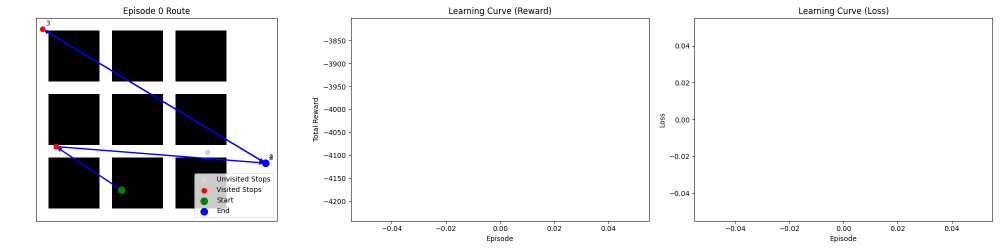
#> input picture tsp-project/src/training_progress/episode_0.png, 2000 x 500 px (shown at 1/2 size)
$ python -i obstacle_avoidance.py   (imports and definitions only)
#> lines starting #> are read from the running program, lines starting #| are printed output that depends on the picture; after the words box and inside, x2 and y2 are one past the last pixel; in counts of white or black regions, pixels touching at a corner belong together
#> further down, picture is the input picture: shape (500, 2000, 3); mean B, G, R 229.1, 228.3, 228.3
import cv2
import numpy as np
from typing import List, Tuple
from .environment import RealWorldEnvironment


class ObstacleDetector:
    """
    Obstacle detection using computer vision
    Integrates with environment mapping
    """

    def __init__(self, camera_width=224, camera_height=224, min_obstacle_distance=0.5):
        self.camera_width = camera_width
        self.camera_height = camera_height
        self.min_obstacle_distance = min_obstacle_distance  # meters

        # Camera parameters (adjust based on your camera)
        self.camera_fov_horizontal = 62.2  # degrees
        self.camera_fov_vertical = 48.8  # degrees

    # [47 lines left out: function detect_obstacles_from_depth, not called in this run]

    def detect_obstacles_from_rgb(
        self, rgb_image: np.ndarray
    ) -> List[Tuple[int, int, int, int]]:
        """
        Detect obstacles from RGB image using edge detection

        Args:
            rgb_image: RGB image

        Returns:
            List of bounding boxes (x, y, w, h) of detected obstacles
        """
        # Convert to grayscale
        gray = cv2.cvtColor(rgb_image, cv2.COLOR_BGR2GRAY)

        # Edge detection
        edges = cv2.Canny(gray, 50, 150)
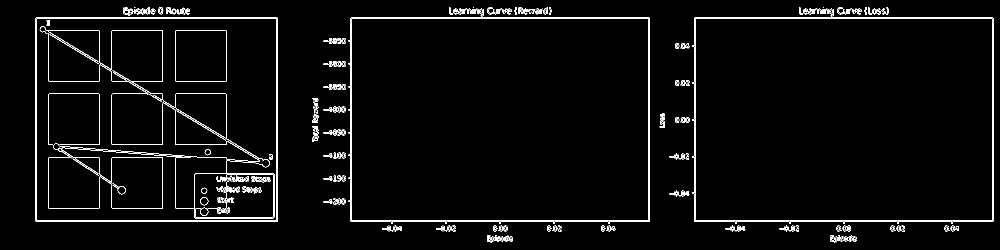
#> edges: shape (500, 2000) (shown at 1/2 size); 2.7% white in thin lines or dots

        # Morphological operations to connect edges
        kernel = np.ones((3, 3), np.uint8)
        edges = cv2.morphologyEx(edges, cv2.MORPH_CLOSE, kernel)
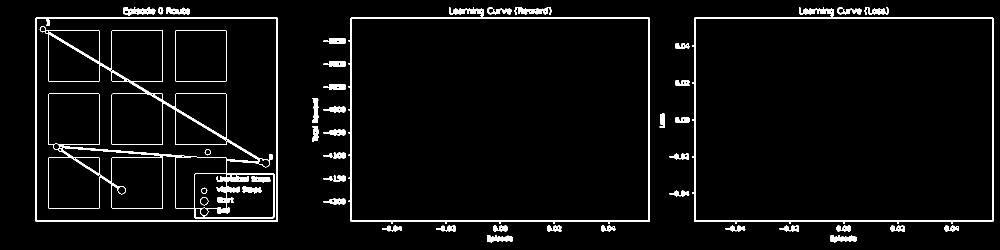
#> edges: shape (500, 2000) (shown at 1/2 size); 4.2% white; 47 white regions

        # Find contours
        contours, _ = cv2.findContours(
            edges, cv2.RETR_EXTERNAL, cv2.CHAIN_APPROX_SIMPLE
        )
#> contours = 40 contours; largest, box (x1, y1, x2, y2) and area: (697, 14, 1300, 448) 244630, (1384, 14, 1987, 448) 244603, (71, 35, 556, 444) 197470, (247, 14, 311, 32) 618, (1029, 14, 1103, 30) 572

        obstacles = []
        for contour in contours:
            if cv2.contourArea(contour) > 200:  # Filter small objects
                x, y, w, h = cv2.boundingRect(contour)

                # Filter by position (obstacles should be in lower part of image)
                if y + h > self.camera_height * 0.3:
                    obstacles.append((x, y, w, h))
#> this loop made 40 passes
#> (x, y, w, h) on passes 1, 2, 4, 5, 6, 7, 9, 10, 11, 12, 13, 14: (1661, 470, 52, 15), (974, 470, 52, 15), (1781, 451, 29, 12), (1673, 451, 29, 12), (1559, 451, 39, 12), (1451, 451, 40, 12), (1094, 451, 29, 12), (986, 451, 29, 12), (872, 451, 39, 12), (764, 451, 40, 12), (647, 397, 44, 12), (1339, 381, 40, 12)
#> after the loop, obstacles = 27 items, first 6: (1661, 470, 52, 15), (974, 470, 52, 15), (1781, 451, 29, 12), (1673, 451, 29, 12), (1559, 451, 39, 12), (1451, 451, 40, 12)

        return obstacles

    # [56 lines left out: functions _pixel_to_world_position, is_path_clear, not called in this run]

>>> import cv2
>>> picture = cv2.imread('../../../tsp-project/src/training_progress/episode_0.png')
>>> result = ObstacleDetector().detect_obstacles_from_rgb(picture)
#> result has the same summary as obstacles in detect_obstacles_from_rgb

$ run again, on tsp-project/src/training_progress/episode_100.png
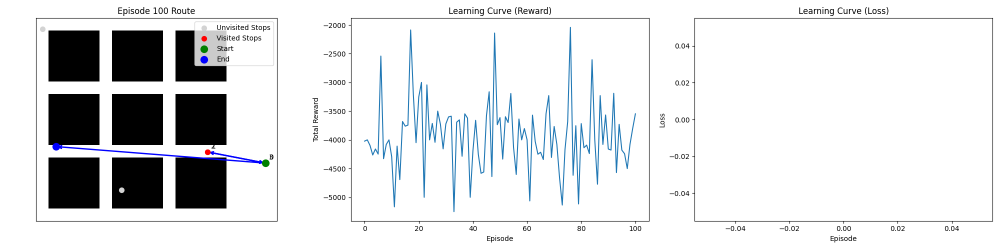
#> input picture tsp-project/src/training_progress/episode_100.png, 2000 x 500 px (shown at 1/2 size)
#> picture is the input picture: shape (500, 2000, 3); mean B, G, R 227.7, 226.3, 224.8
#> in detect_obstacles_from_rgb, `edges = cv2.Canny(gray, 50, 150)`:
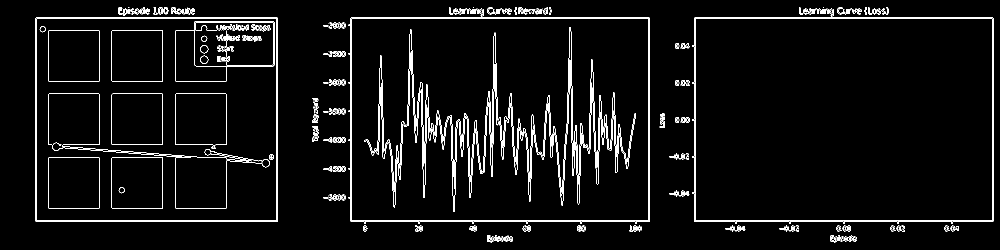
#> edges: shape (500, 2000) (shown at 1/2 size); 3.9% white in thin lines or dots
#> in detect_obstacles_from_rgb, `edges = cv2.morphologyEx(edges, cv2.MORPH_CLOSE, kernel)`:
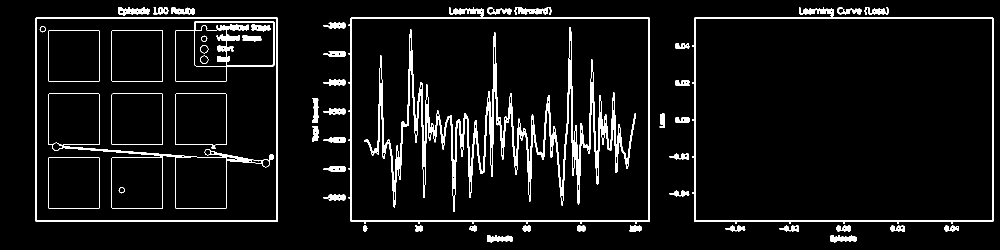
#> edges: shape (500, 2000) (shown at 1/2 size); 6.2% white; 53 white regions
#> contours = 38 contours; largest, box (x1, y1, x2, y2) and area: (697, 14, 1300, 448) 244630, (1384, 14, 1987, 448) 244603, (71, 35, 556, 444) 197470, (236, 14, 300, 32) 618, (1029, 14, 1103, 30) 572
#> the loop in detect_obstacles_from_rgb, `for contour in contours:` made 38 passes
#> (x, y, w, h) on passes 1, 2, 4, 5, 6, 7, 8, 14: (1661, 470, 52, 15), (974, 470, 52, 15), (1781, 451, 29, 12), (1673, 451, 29, 12), (1559, 451, 39, 12), (1451, 451, 40, 12), (1259, 451, 24, 12), (647, 389, 44, 12)
#> after the loop in detect_obstacles_from_rgb, `for contour in contours:`: obstacles = 23 items, first 6: (1661, 470, 52, 15), (974, 470, 52, 15), (1781, 451, 29, 12), (1673, 451, 29, 12), (1559, 451, 39, 12), (1451, 451, 40, 12)
#> result has the same summary as obstacles in detect_obstacles_from_rgb

$ run again, on tsp-project/src/training_progress/episode_1000.png
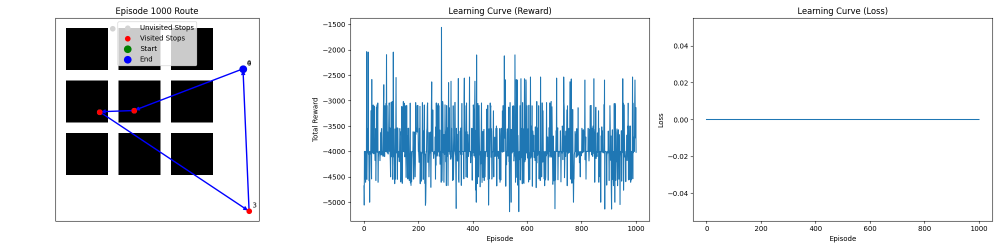
#> input picture tsp-project/src/training_progress/episode_1000.png, 2000 x 500 px (shown at 1/2 size)
#> picture is the input picture: shape (500, 2000, 3); mean B, G, R 233.1, 228.5, 223
#> in detect_obstacles_from_rgb, `edges = cv2.Canny(gray, 50, 150)`:
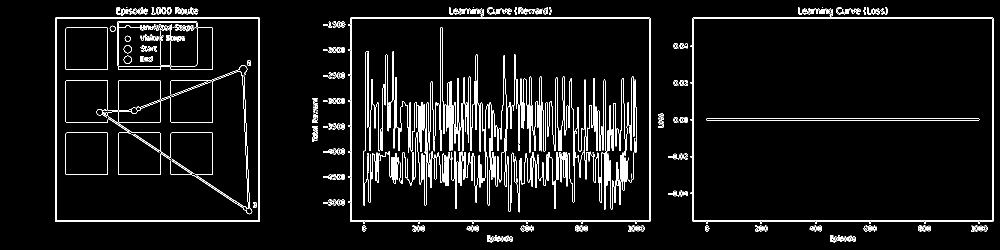
#> edges: shape (500, 2000) (shown at 1/2 size); 5.2% white in thin lines or dots, all inside (x1, y1, x2, y2) = (110, 14, 1987, 485)
#> in detect_obstacles_from_rgb, `edges = cv2.morphologyEx(edges, cv2.MORPH_CLOSE, kernel)`:
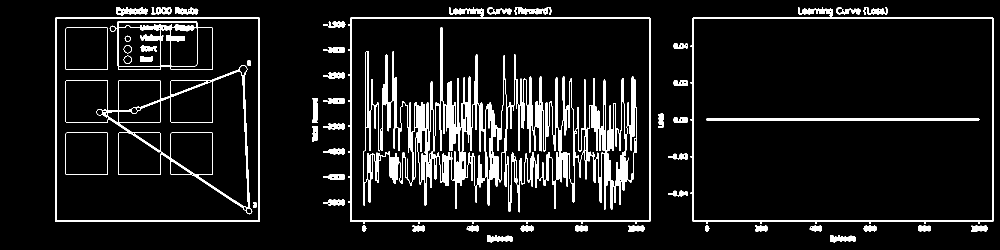
#> edges: shape (500, 2000) (shown at 1/2 size); 8.7% white; 54 white regions
#> contours = 41 contours, 1 with area under 20; largest, box (x1, y1, x2, y2) and area: (1381, 14, 1987, 448) 245836, (696, 14, 1301, 448) 245455, (110, 35, 520, 444) 166870, (232, 14, 296, 32) 618, (1029, 14, 1103, 30) 572
#> the loop in detect_obstacles_from_rgb, `for contour in contours:` made 41 passes
#> (x, y, w, h) on passes 1, 2, 3, 4, 5, 6, 7, 9: (1660, 470, 52, 15), (974, 470, 52, 15), (1942, 451, 33, 12), (1836, 451, 26, 12), (1727, 451, 26, 12), (1619, 451, 25, 12), (1510, 451, 25, 12), (1256, 451, 33, 12)
#> after the loop in detect_obstacles_from_rgb, `for contour in contours:`: obstacles = 29 items, first 6: (1660, 470, 52, 15), (974, 470, 52, 15), (1942, 451, 33, 12), (1836, 451, 26, 12), (1727, 451, 26, 12), (1619, 451, 25, 12)
#> result has the same summary as obstacles in detect_obstacles_from_rgb
